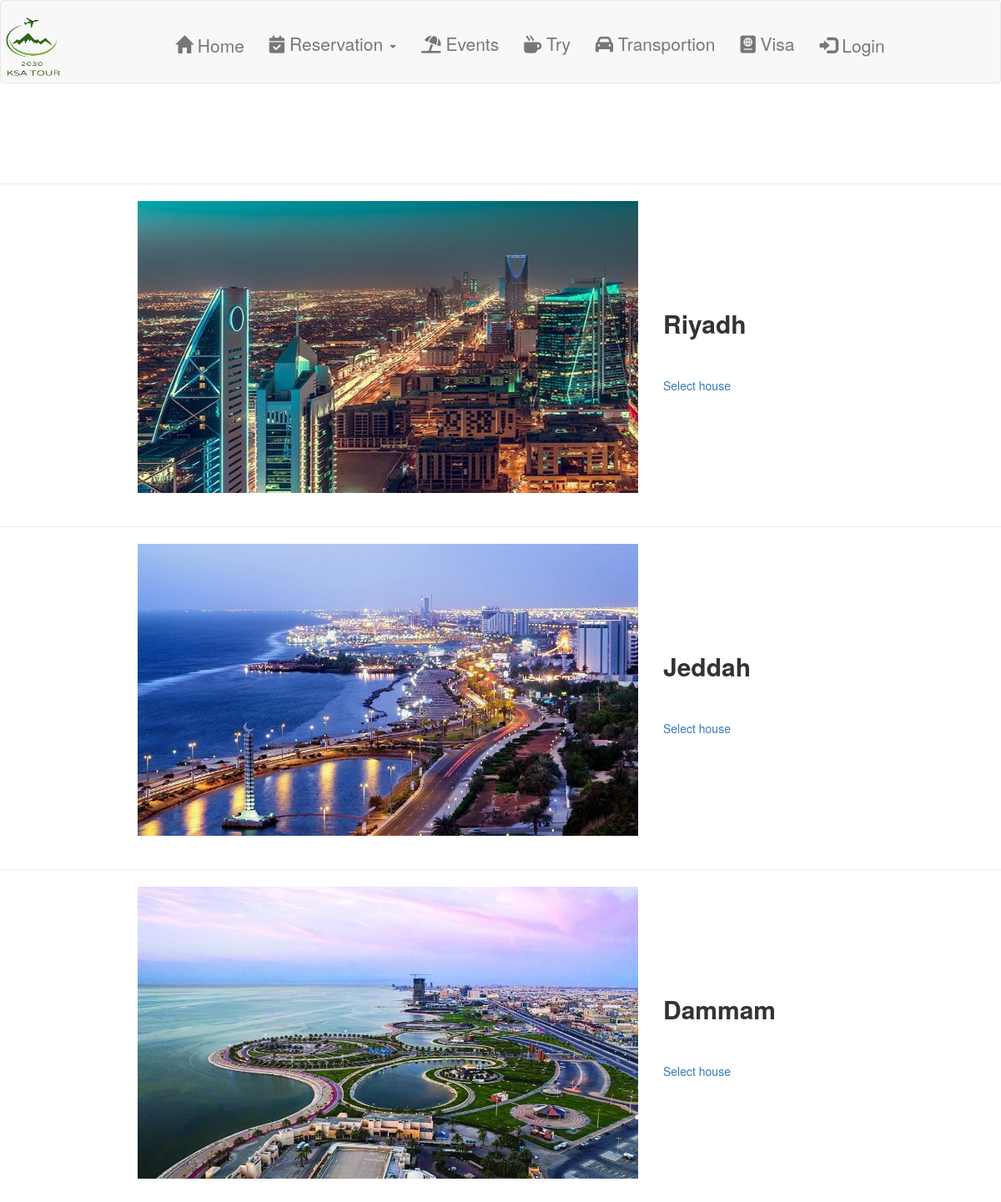
Screenshot of /SelectCity_house.php with the database file from the repository.
### tables this page shows
CREATE TABLE `cityofhouse` (
  `NameOfCity` varchar(255) NOT NULL,
  `ID` int(11) NOT NULL,
  `photo` text NOT NULL,
  `LinkCity` varchar(255) NOT NULL
);

### SelectCity_house.php (the view, shortened to what this page needs)
<!DOCTYPE html>
<html lang="en">
<head>
<link rel="stylesheet" href="https://maxcdn.bootstrapcdn.com/bootstrap/3.3.7/css/bootstrap.min.css">
<link rel="stylesheet" href="https://cdnjs.cloudflare.com/ajax/libs/font-awesome/4.7.0/css/font-awesome.min.css">
	<link rel="stylesheet" href="https://maxcdn.bootstrapcdn.com/bootstrap/3.3.7/css/bootstrap.min.css">
 <link rel="stylesheet" href="https://maxcdn.bootstrapcdn.com/bootstrap/3.3.7/css/bootstrap.min.css">
  <link rel="stylesheet" href="https://cdnjs.cloudflare.com/ajax/libs/font-awesome/4.7.0/css/font-awesome.min.css">
</head>
  <link rel="stylesheet" href="https://maxcdn.bootstrapcdn.com/bootstrap/3.3.7/css/bootstrap.min.css">
<link rel="stylesheet" href="https://cdnjs.cloudflare.com/ajax/libs/font-awesome/4.7.0/css/font-awesome.min.css">
  <link href="https://bootswatch.com/flatly/bootstrap.css" rel="stylesheet">
  <link href="http://netdna.bootstrapcdn.com/font-awesome/4.5.0/css/font-awesome.min.css" rel="stylesheet">
  <link href="css/ie10-viewport-bug-workaround.css" rel="stylesheet">
  <link href="css/rotating-card.css" rel="stylesheet">
  <link href="css/style.css" rel="stylesheet">
  <link href="css/anotherDefault.css" rel="stylesheet">
</head>
<?php include('header.php'); ?>
<body>
<?php include('navbar.php'); ?>
<?php
$servername="localhost";
$username="root";
$password="";
$dbname="ksatour";
$conn=new mysqli($servername,$username,$password,$dbname);
$sql = $conn->query("SELECT * FROM cityofhouse");
?>
<body>
<br><br><br>
<div class="row">
<?php while($cityofhouse = mysqli_fetch_assoc($sql)): ?>
<table>
 <tr style="height:80px;">
    <td><img src="<?php echo $cityofhouse['photo'];?>" style="width: 600px;height: 350px; margin-left:180px;"> </td>
	   <br>
<td style="width: 650px;">
<h2 style=" margin-left:30px;" ><b>  <?=$cityofhouse['NameOfCity'];?></b><h2>
<h5 style=" margin-left:30px;" ><b>  <?=$cityofhouse['d'];?></b><h5>
<br> <br>
<a href="SelectHouses.php?sharinghouses=<?= $cityofhouse['NameOfCity']; ?>" style=" margin-left:30px;" font-size:18px;"> Select house</a> </P>
</td>
  </tr>
    <hr>
   </table>
<?php endwhile; ?>
</div>
  </body>
</html>

### css/style.css (style rules this page uses)
body { padding-bottom: 40px; color: #5a5a5a; }
a { color: #2CA8FF; }

### rows the page displays
cityofhouse: shows a picture, NameOfCity "Riyadh"
cityofhouse: shows a picture, NameOfCity "Jeddah"
cityofhouse: shows a picture, NameOfCity "Dammam"
